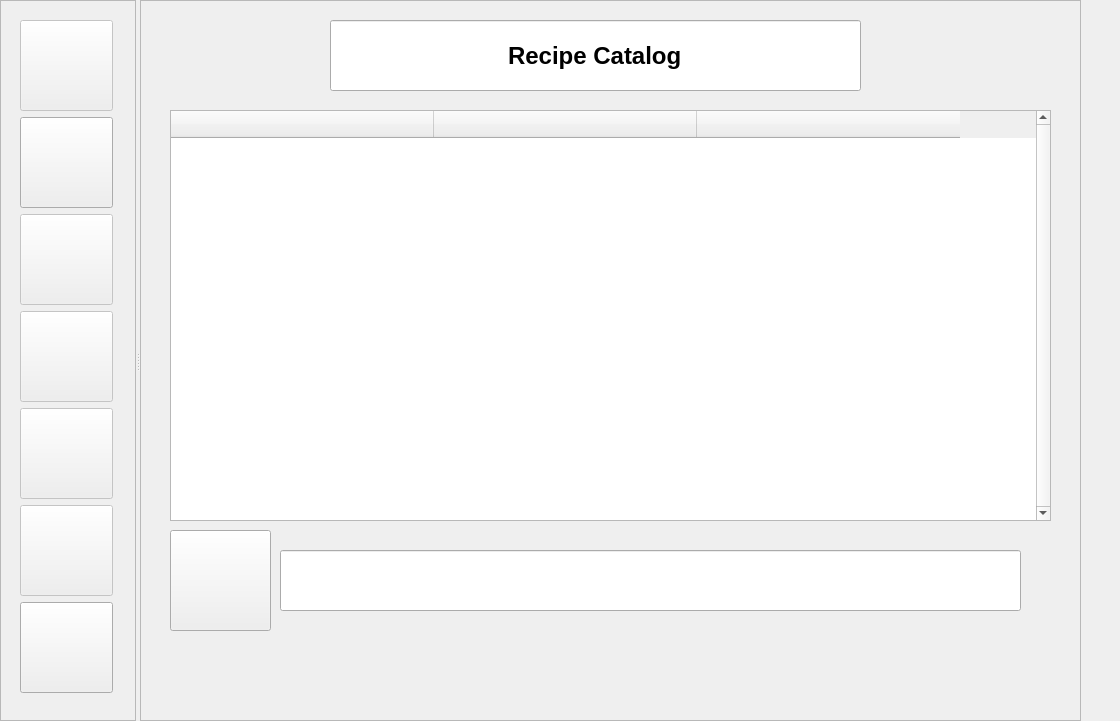
<?xml version="1.0" encoding="UTF-8"?>
<ui version="4.0">
 <class>mainWindow</class>
 <widget class="QMainWindow" name="mainWindow">
  <property name="geometry">
   <rect>
    <x>0</x>
    <y>0</y>
    <width>1120</width>
    <height>721</height>
   </rect>
  </property>
  <property name="windowTitle">
   <string>MainWindow</string>
  </property>
  <widget class="QWidget" name="centralWidget">
   <widget class="QSplitter" name="hSplitter">
    <property name="geometry">
     <rect>
      <x>0</x>
      <y>0</y>
      <width>1081</width>
      <height>721</height>
     </rect>
    </property>
    <property name="orientation">
     <enum>Qt::Orientation::Horizontal</enum>
    </property>
    <widget class="QFrame" name="toolbarFrame">
     <property name="minimumSize">
      <size>
       <width>120</width>
       <height>0</height>
      </size>
     </property>
     <property name="frameShape">
      <enum>QFrame::Shape::StyledPanel</enum>
     </property>
     <property name="frameShadow">
      <enum>QFrame::Shadow::Raised</enum>
     </property>
     <widget class="QWidget" name="layoutWidget">
      <property name="geometry">
       <rect>
        <x>20</x>
        <y>20</y>
        <width>93</width>
        <height>675</height>
       </rect>
      </property>
      <layout class="QVBoxLayout" name="toolbarVLayout">
       <item>
        <widget class="QPushButton" name="backpageButton">
         <property name="enabled">
          <bool>false</bool>
         </property>
         <property name="minimumSize">
          <size>
           <width>91</width>
           <height>91</height>
          </size>
         </property>
         <property name="toolTip">
          <string>click to return to previous page</string>
         </property>
         <property name="text">
          <string/>
         </property>
         <property name="icon">
          <iconset resource="resource.qrc">
           <normaloff>:/icons/backpage.png</normaloff>:/icons/backpage.png</iconset>
         </property>
         <property name="iconSize">
          <size>
           <width>50</width>
           <height>50</height>
          </size>
         </property>
        </widget>
       </item>
       <item>
        <widget class="QPushButton" name="addButton">
         <property name="minimumSize">
          <size>
           <width>91</width>
           <height>91</height>
          </size>
         </property>
         <property name="toolTip">
          <string>add new recipe to catalog</string>
         </property>
         <property name="text">
          <string/>
         </property>
         <property name="icon">
          <iconset resource="resource.qrc">
           <normaloff>:/icons/plus.png</normaloff>:/icons/plus.png</iconset>
         </property>
         <property name="iconSize">
          <size>
           <width>50</width>
           <height>50</height>
          </size>
         </property>
        </widget>
       </item>
       <item>
        <widget class="QPushButton" name="editButton">
         <property name="enabled">
          <bool>false</bool>
         </property>
         <property name="minimumSize">
          <size>
           <width>91</width>
           <height>91</height>
          </size>
         </property>
         <property name="toolTip">
          <string>edit selected recipe</string>
         </property>
         <property name="text">
          <string/>
         </property>
         <property name="icon">
          <iconset resource="resource.qrc">
           <normaloff>:/icons/edit.png</normaloff>:/icons/edit.png</iconset>
         </property>
         <property name="iconSize">
          <size>
           <width>50</width>
           <height>50</height>
          </size>
         </property>
        </widget>
       </item>
       <item>
        <widget class="QPushButton" name="makeListButton">
         <property name="enabled">
          <bool>false</bool>
         </property>
         <property name="minimumSize">
          <size>
           <width>91</width>
           <height>91</height>
          </size>
         </property>
         <property name="toolTip">
          <string>generate grocery list with selected recipes</string>
         </property>
         <property name="text">
          <string/>
         </property>
         <property name="icon">
          <iconset resource="resource.qrc">
           <normaloff>:/icons/cart.png</normaloff>:/icons/cart.png</iconset>
         </property>
         <property name="iconSize">
          <size>
           <width>50</width>
           <height>50</height>
          </size>
         </property>
        </widget>
       </item>
       <item>
        <widget class="QPushButton" name="deleteButton">
         <property name="enabled">
          <bool>false</bool>
         </property>
         <property name="minimumSize">
          <size>
           <width>91</width>
           <height>91</height>
          </size>
         </property>
         <property name="toolTip">
          <string>delete selected recipe(s)</string>
         </property>
         <property name="text">
          <string/>
         </property>
         <property name="icon">
          <iconset resource="resource.qrc">
           <normaloff>:/icons/trash.png</normaloff>:/icons/trash.png</iconset>
         </property>
         <property name="iconSize">
          <size>
           <width>50</width>
           <height>50</height>
          </size>
         </property>
        </widget>
       </item>
       <item>
        <widget class="QPushButton" name="saveButton">
         <property name="enabled">
          <bool>false</bool>
         </property>
         <property name="minimumSize">
          <size>
           <width>91</width>
           <height>91</height>
          </size>
         </property>
         <property name="toolTip">
          <string>save changes</string>
         </property>
         <property name="text">
          <string/>
         </property>
         <property name="icon">
          <iconset resource="resource.qrc">
           <normaloff>:/icons/floppy.png</normaloff>:/icons/floppy.png</iconset>
         </property>
         <property name="iconSize">
          <size>
           <width>50</width>
           <height>50</height>
          </size>
         </property>
        </widget>
       </item>
       <item>
        <widget class="QPushButton" name="uploadButton">
         <property name="enabled">
          <bool>true</bool>
         </property>
         <property name="minimumSize">
          <size>
           <width>91</width>
           <height>91</height>
          </size>
         </property>
         <property name="toolTip">
          <string>upload recipes with CSV file</string>
         </property>
         <property name="text">
          <string/>
         </property>
         <property name="icon">
          <iconset resource="resource.qrc">
           <normaloff>:/icons/upload.png</normaloff>:/icons/upload.png</iconset>
         </property>
         <property name="iconSize">
          <size>
           <width>50</width>
           <height>50</height>
          </size>
         </property>
        </widget>
       </item>
      </layout>
     </widget>
    </widget>
    <widget class="QFrame" name="pageFrame">
     <property name="minimumSize">
      <size>
       <width>831</width>
       <height>0</height>
      </size>
     </property>
     <property name="focusPolicy">
      <enum>Qt::FocusPolicy::NoFocus</enum>
     </property>
     <property name="contextMenuPolicy">
      <enum>Qt::ContextMenuPolicy::NoContextMenu</enum>
     </property>
     <property name="frameShape">
      <enum>QFrame::Shape::StyledPanel</enum>
     </property>
     <property name="frameShadow">
      <enum>QFrame::Shadow::Raised</enum>
     </property>
     <widget class="QStackedWidget" name="stackedPages">
      <property name="geometry">
       <rect>
        <x>20</x>
        <y>100</y>
        <width>901</width>
        <height>541</height>
       </rect>
      </property>
      <property name="currentIndex">
       <number>0</number>
      </property>
      <widget class="QWidget" name="catalogPage">
       <widget class="QPushButton" name="searchButton">
        <property name="geometry">
         <rect>
          <x>10</x>
          <y>430</y>
          <width>101</width>
          <height>101</height>
         </rect>
        </property>
        <property name="minimumSize">
         <size>
          <width>91</width>
          <height>91</height>
         </size>
        </property>
        <property name="toolTip">
         <string>search catalog</string>
        </property>
        <property name="text">
         <string/>
        </property>
        <property name="icon">
         <iconset resource="resource.qrc">
          <normaloff>:/icons/spyglass.png</normaloff>:/icons/spyglass.png</iconset>
        </property>
        <property name="iconSize">
         <size>
          <width>50</width>
          <height>50</height>
         </size>
        </property>
       </widget>
       <widget class="QTableWidget" name="catalogTable">
        <property name="enabled">
         <bool>true</bool>
        </property>
        <property name="geometry">
         <rect>
          <x>10</x>
          <y>10</y>
          <width>881</width>
          <height>411</height>
         </rect>
        </property>
        <property name="font">
         <font>
          <pointsize>12</pointsize>
          <bold>true</bold>
         </font>
        </property>
        <property name="lineWidth">
         <number>1</number>
        </property>
        <property name="verticalScrollBarPolicy">
         <enum>Qt::ScrollBarPolicy::ScrollBarAlwaysOn</enum>
        </property>
        <property name="sizeAdjustPolicy">
         <enum>QAbstractScrollArea::SizeAdjustPolicy::AdjustToContentsOnFirstShow</enum>
        </property>
        <property name="alternatingRowColors">
         <bool>true</bool>
        </property>
        <property name="gridStyle">
         <enum>Qt::PenStyle::DotLine</enum>
        </property>
        <property name="sortingEnabled">
         <bool>true</bool>
        </property>
        <attribute name="horizontalHeaderVisible">
         <bool>true</bool>
        </attribute>
        <attribute name="horizontalHeaderCascadingSectionResizes">
         <bool>true</bool>
        </attribute>
        <attribute name="horizontalHeaderDefaultSectionSize">
         <number>263</number>
        </attribute>
        <attribute name="horizontalHeaderShowSortIndicator" stdset="0">
         <bool>true</bool>
        </attribute>
        <attribute name="horizontalHeaderStretchLastSection">
         <bool>false</bool>
        </attribute>
        <attribute name="verticalHeaderShowSortIndicator" stdset="0">
         <bool>true</bool>
        </attribute>
        <column>
         <property name="text">
          <string/>
         </property>
         <property name="font">
          <font>
           <pointsize>14</pointsize>
           <bold>true</bold>
          </font>
         </property>
        </column>
        <column>
         <property name="text">
          <string/>
         </property>
         <property name="font">
          <font>
           <pointsize>14</pointsize>
           <bold>true</bold>
          </font>
         </property>
        </column>
        <column>
         <property name="text">
          <string/>
         </property>
         <property name="font">
          <font>
           <pointsize>14</pointsize>
           <bold>true</bold>
          </font>
         </property>
        </column>
       </widget>
       <widget class="QLineEdit" name="lineEdit">
        <property name="geometry">
         <rect>
          <x>120</x>
          <y>450</y>
          <width>741</width>
          <height>61</height>
         </rect>
        </property>
        <property name="font">
         <font>
          <pointsize>18</pointsize>
          <bold>true</bold>
         </font>
        </property>
       </widget>
      </widget>
      <widget class="QWidget" name="recipePage">
       <widget class="QTabWidget" name="tabWidget">
        <property name="geometry">
         <rect>
          <x>10</x>
          <y>10</y>
          <width>881</width>
          <height>521</height>
         </rect>
        </property>
        <property name="font">
         <font>
          <pointsize>14</pointsize>
          <bold>true</bold>
         </font>
        </property>
        <property name="currentIndex">
         <number>0</number>
        </property>
        <widget class="QWidget" name="ingredientsTab">
         <attribute name="title">
          <string>Ingredients</string>
         </attribute>
         <widget class="QTableWidget" name="ingredientsTable">
          <property name="geometry">
           <rect>
            <x>10</x>
            <y>10</y>
            <width>851</width>
            <height>461</height>
           </rect>
          </property>
          <attribute name="horizontalHeaderMinimumSectionSize">
           <number>100</number>
          </attribute>
          <attribute name="horizontalHeaderStretchLastSection">
           <bool>true</bool>
          </attribute>
          <attribute name="verticalHeaderMinimumSectionSize">
           <number>40</number>
          </attribute>
          <attribute name="verticalHeaderDefaultSectionSize">
           <number>40</number>
          </attribute>
          <column>
           <property name="text">
            <string/>
           </property>
           <property name="font">
            <font>
             <pointsize>12</pointsize>
             <bold>true</bold>
            </font>
           </property>
          </column>
          <column>
           <property name="text">
            <string/>
           </property>
           <property name="font">
            <font>
             <pointsize>12</pointsize>
             <bold>true</bold>
            </font>
           </property>
          </column>
         </widget>
        </widget>
        <widget class="QWidget" name="instructionsTab">
         <attribute name="title">
          <string>Instructions</string>
         </attribute>
         <widget class="QTableWidget" name="instructionsTable">
          <property name="geometry">
           <rect>
            <x>10</x>
            <y>10</y>
            <width>851</width>
            <height>461</height>
           </rect>
          </property>
          <attribute name="horizontalHeaderVisible">
           <bool>false</bool>
          </attribute>
          <attribute name="horizontalHeaderStretchLastSection">
           <bool>true</bool>
          </attribute>
          <column>
           <property name="text">
            <string/>
           </property>
          </column>
         </widget>
         <widget class="QStackedWidget" name="stackedWidget">
          <property name="geometry">
           <rect>
            <x>20</x>
            <y>290</y>
            <width>831</width>
            <height>171</height>
           </rect>
          </property>
          <property name="currentIndex">
           <number>1</number>
          </property>
          <widget class="QWidget" name="blankPage"/>
          <widget class="QWidget" name="guidePage">
           <widget class="QListWidget" name="howToWidget">
            <property name="geometry">
             <rect>
              <x>10</x>
              <y>50</y>
              <width>811</width>
              <height>101</height>
             </rect>
            </property>
            <property name="spacing">
             <number>3</number>
            </property>
            <property name="itemAlignment">
             <set>Qt::AlignmentFlag::AlignCenter</set>
            </property>
            <item>
             <property name="text">
              <string>1. On ingredients tab, add recipe ingredients and their measurements.</string>
             </property>
             <property name="font">
              <font>
               <pointsize>12</pointsize>
               <bold>true</bold>
              </font>
             </property>
            </item>
            <item>
             <property name="text">
              <string>2. On instructions tab, add step-by-step instructions for the recipe.</string>
             </property>
             <property name="font">
              <font>
               <pointsize>12</pointsize>
               <bold>true</bold>
              </font>
             </property>
            </item>
            <item>
             <property name="text">
              <string>3. Press the save button on the toolbar to add the recipe to your catalog.</string>
             </property>
             <property name="font">
              <font>
               <pointsize>12</pointsize>
               <bold>true</bold>
              </font>
             </property>
            </item>
           </widget>
           <widget class="QPushButton" name="addRowButton">
            <property name="enabled">
             <bool>false</bool>
            </property>
            <property name="geometry">
             <rect>
              <x>260</x>
              <y>10</y>
              <width>111</width>
              <height>31</height>
             </rect>
            </property>
            <property name="text">
             <string/>
            </property>
            <property name="icon">
             <iconset resource="resource.qrc">
              <normaloff>:/icons/plus_circle.png</normaloff>:/icons/plus_circle.png</iconset>
            </property>
            <property name="iconSize">
             <size>
              <width>20</width>
              <height>20</height>
             </size>
            </property>
           </widget>
           <widget class="QPushButton" name="removeRowButton">
            <property name="geometry">
             <rect>
              <x>410</x>
              <y>10</y>
              <width>111</width>
              <height>31</height>
             </rect>
            </property>
            <property name="text">
             <string/>
            </property>
            <property name="icon">
             <iconset resource="resource.qrc">
              <normaloff>:/icons/minus_circle.png</normaloff>:/icons/minus_circle.png</iconset>
            </property>
            <property name="iconSize">
             <size>
              <width>20</width>
              <height>20</height>
             </size>
            </property>
           </widget>
          </widget>
         </widget>
        </widget>
       </widget>
      </widget>
      <widget class="QWidget" name="groceryPage">
       <widget class="QListWidget" name="groceryList">
        <property name="geometry">
         <rect>
          <x>10</x>
          <y>10</y>
          <width>881</width>
          <height>521</height>
         </rect>
        </property>
       </widget>
      </widget>
     </widget>
     <widget class="QLineEdit" name="headerLineEdit">
      <property name="geometry">
       <rect>
        <x>190</x>
        <y>20</y>
        <width>531</width>
        <height>71</height>
       </rect>
      </property>
      <property name="font">
       <font>
        <pointsize>18</pointsize>
        <bold>true</bold>
       </font>
      </property>
      <property name="text">
       <string>Recipe Catalog</string>
      </property>
      <property name="alignment">
       <set>Qt::AlignmentFlag::AlignCenter</set>
      </property>
      <property name="readOnly">
       <bool>true</bool>
      </property>
     </widget>
    </widget>
   </widget>
  </widget>
 </widget>
 <resources>
  <include location="resource.qrc"/>
 </resources>
 <connections/>
</ui>
